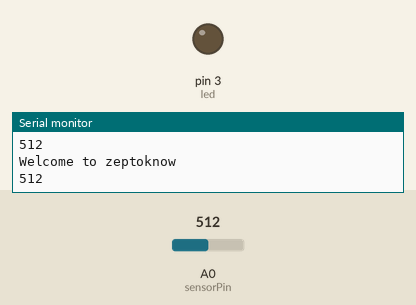
This sketch was run on a simulated Arduino Uno, built with avr-gcc and run on an emulated ATmega328P. Shown: output pins drawn as LEDs (lit = HIGH), the last lines printed to the serial monitor. Dashed ring = blinking. The inputs (shaded band) are chosen by the test bench; at power-on: A0 (sensorPin) = 512.

Above: at 1.3 s.
1.4 s: A0 (sensorPin) set to 162
2.9 s: A0 (sensorPin) set to 134
At 3.6 s:
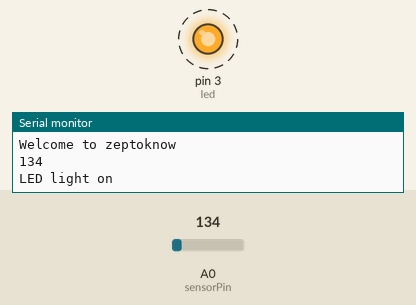
6.0 s: A0 (sensorPin) set to 160
At 7.4 s:
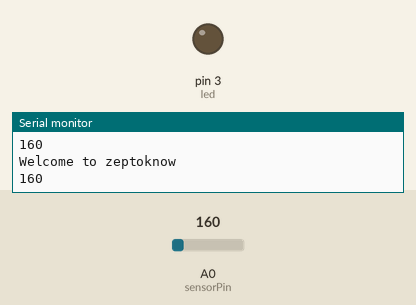
7.7 s: A0 (sensorPin) set to 140
At 8.6 s:
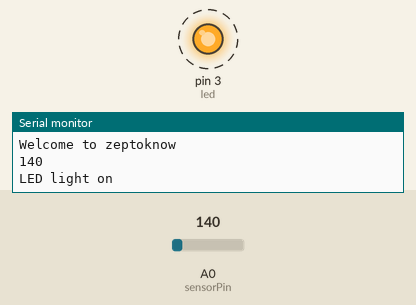
Timing chart, 0 to 11.8 s (numbered marks = the images above; inputs shaded):
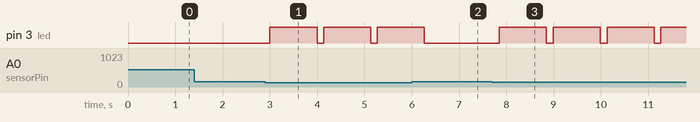

Measured:
- the behaviour switches between 150 and 149 on A0 (sensorPin) (found by bisection; images 0 and 1)
- after the input at 2.9 s, pin 3 (led): alternates HIGH for 1.0 s and LOW for 0.13 s, starting after 0.10 s
- after the input at 6.0 s, pin 3 (led): goes on until 6.3 s, then stays LOW
- after the input at 7.7 s, pin 3 (led): alternates HIGH for 1.0 s and LOW for 0.14 s, starting after 0.15 s

The sketch:

streetligh_ldr.ino
```cpp
#include <SoftwareSerial.h>

int sensorPin = A0; // select the input pin for the LDR

int sensorValue = 0; // variable to store the value coming from the sensor

int led = 3;

void setup() { // declare the ledPin as an OUTPUT:

pinMode(led, OUTPUT);

Serial.begin(9600); }

void loop()

{

Serial.println("Welcome to zeptoknow");

sensorValue = analogRead(sensorPin);

Serial.println(sensorValue);

if (sensorValue < 150)

{

Serial.println("LED light on");

digitalWrite(led,HIGH);

delay(1000);

}

digitalWrite(led,LOW);

delay(sensorValue);

}
```
